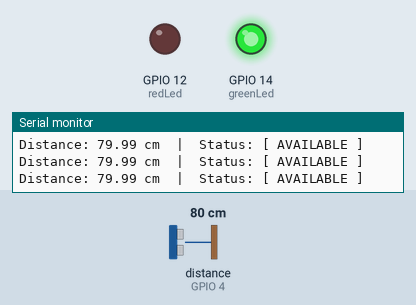
Bench run of a sketch on a simulated ESP8266 (NodeMCU). Parts: output pins drawn as LEDs (lit = HIGH), the last lines printed to the serial monitor. Wiring (inferred from the names in the program): ultrasonic range finder: trigger GPIO 5; echo GPIO 4. The test bench sets the inputs (shaded band); at power-on: distance to the obstacle (sensor on GPIO 4) 80 cm. The echo pulse lasts 58.3 µs per cm; WiFi joins after 1.5 s; servers stay silent unless stated; no MQTT or app messages arrive unless stated; pins used as bus, display or sensor lines are not drawn.

Above: at 3.2 s.
3.3 s: distance to the obstacle (sensor on GPIO 4) set to 23 cm
4.8 s: distance to the obstacle (sensor on GPIO 4) set to 19 cm
At 5.3 s:
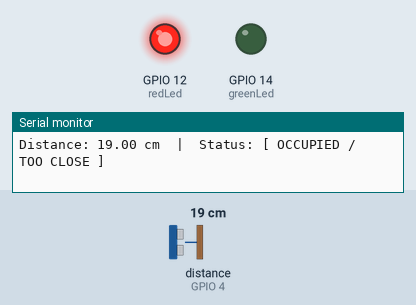
6.3 s: distance to the obstacle (sensor on GPIO 4) set to 35 cm
At 7.5 s:
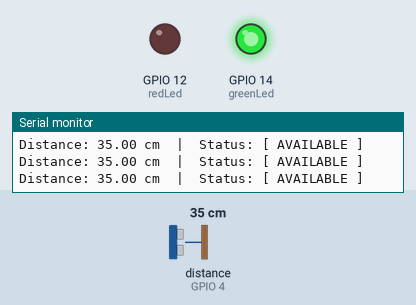
7.8 s: distance to the obstacle (sensor on GPIO 4) set to 2 cm
At 8.2 s:
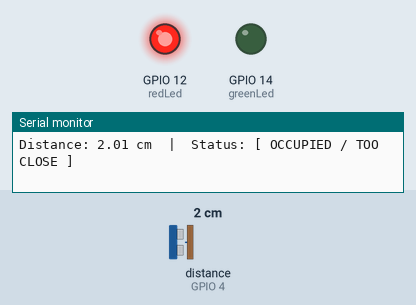
Timing chart, 0 to 10.3 s (numbered marks = the images above; inputs shaded):
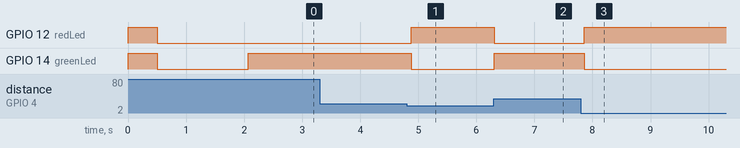

The sketch:

main.ino
```cpp
#include <ESP8266WiFi.h>
#include <PubSubClient.h>

// WiFi Configuration Setup
const char* ssid = "YOUR_WIFI_SSID";
const char* password = "YOUR_WIFI_PASSWORD";

// ThingsBoard Cloud MQTT Broker Configuration
const char* mqtt_server = "mqtt.eu.thingsboard.cloud"; // Alter server if using thingsboard.cloud global region
const char* token = "YOUR_THINGSBOARD_TOKEN";          // Device Access Token acting as MQTT credentials
const char* mqtt_topic = "v1/devices/me/telemetry";    // Strict ThingsBoard endpoint path

// Pin Definitions (Direct GPIO mapping indices)
const int trigPin = 5;   // D1 on NodeMCU
const int echoPin = 4;   // D2 on NodeMCU
const int greenLed = 14; // D5 on NodeMCU
const int redLed = 12;   // D6 on NodeMCU

// Parking Threshold (in centimeters)
const int PARKING_THRESHOLD = 20;

// Variables
long duration;
float distanceCm;
String currentStatus = "UNKNOWN";

// Non-blocking timer for ThingsBoard telemetry intervals (every 2.5 seconds)
unsigned long lastMqttPublish = 0;
const long publishInterval = 2500;

WiFiClient espClient;
PubSubClient client(espClient);

void setup_wifi() {
  delay(10);
  Serial.println();
  Serial.print("Connecting to network: ");
  Serial.println(ssid);

  WiFi.begin(ssid, password);
  while (WiFi.status() != WL_CONNECTED) {
    delay(500);
    Serial.print(".");
  }
  Serial.println("\nWiFi successfully connected!");
  Serial.print("IP Address: ");
  Serial.println(WiFi.localIP());
}

void reconnect() {
  while (!client.connected()) {
    Serial.print("Attempting MQTT connection to ThingsBoard Server...");

    // THINGSBOARD PROTOCOL REQUIREMENT: Token passes as username, password remains NULL
    if (client.connect(token, token, NULL)) {
      Serial.println(" successfully authenticated and connected!");
    } else {
      Serial.print(" authentication failed, rc=");
      Serial.print(client.state());
      Serial.println(" -> Retrying interface in 5 seconds...");
      delay(5000);
    }
  }
}

void setup() {
  // Initialize Serial Monitor for debugging
  Serial.begin(115200);
  Serial.println("\n--- Smart Ultrasonic Parking Assistant (ThingsBoard Configured) ---");

  // Define pin modes
  pinMode(trigPin, OUTPUT);
  pinMode(echoPin, INPUT); // Change to INPUT_PULLUP if bypassing resistors for raw diagnostics
  pinMode(greenLed, OUTPUT);
  pinMode(redLed, OUTPUT);

  // Flash LEDs once at startup to verify they work
  digitalWrite(greenLed, HIGH);
  digitalWrite(redLed, HIGH);
  delay(500);
  digitalWrite(greenLed, LOW);
  digitalWrite(redLed, LOW);

  // Network initialization
  setup_wifi();
  client.setServer(mqtt_server, 1883);
}

void loop() {
  // Ensure we maintain a solid connection to the ThingsBoard broker
  if (!client.connected()) {
    reconnect();
  }
  client.loop();

  // 1. Trigger the sensor to send a sound wave
  digitalWrite(trigPin, LOW);
  delayMicroseconds(2);
  digitalWrite(trigPin, HIGH);
  delayMicroseconds(10);
  digitalWrite(trigPin, LOW);

  // 2. Read the echo pulse duration (in microseconds)
  duration = pulseIn(echoPin, HIGH);

  // 3. Calculate distance in centimeters
  distanceCm = (duration * 0.0343) / 2;

  // Check for sensor reading errors
  if (duration == 0 || distanceCm > 400) {
    Serial.println("Error: No pulse received. Check sensor wiring.");
    currentStatus = "ERROR";

    // Blink both LEDs rapidly to indicate a physical hardware error
    digitalWrite(greenLed, HIGH);
    digitalWrite(redLed, HIGH);
    delay(100);
    digitalWrite(greenLed, LOW);
    digitalWrite(redLed, LOW);
    delay(100);
    return;
  }

  // 4. Print results to Serial Monitor locally
  Serial.print("Distance: ");
  Serial.print(distanceCm);
  Serial.print(" cm  |  Status: ");

  // 5. LED Control Logic
  if (distanceCm < PARKING_THRESHOLD) {
    // Something is too close! Turn on Red, turn off Green
    digitalWrite(redLed, HIGH);
    digitalWrite(greenLed, LOW);
    Serial.println("[ OCCUPIED / TOO CLOSE ]");
    currentStatus = "OCCUPIED";
  } else {
    // Space is clear! Turn on Green, turn off Red
    digitalWrite(greenLed, HIGH);
    digitalWrite(redLed, LOW);
    Serial.println("[ AVAILABLE ]");
    currentStatus = "AVAILABLE";
  }

  // 6. Non-blocking ThingsBoard Telemetry Data Transmission
  unsigned long currentMillis = millis();
  if (currentMillis - lastMqttPublish >= publishInterval) {
    lastMqttPublish = currentMillis;

    // Create a strict JSON data payload matching ThingsBoard attributes schema
    String payload = "{";
    payload += "\"distance\";";
    payload += String(distanceCm, 1);
    payload += ",";
    payload += "\"status\":\"";
    payload += currentStatus;
    payload += "\"";
    payload += "}";

    // Publish telemetry payload to cloud broker endpoint
    if (client.publish(mqtt_topic, payload.c_str())) {
      Serial.print(">> ThingsBoard Telemetry Streamed: ");
      Serial.println(payload);
    } else {
      Serial.println(">> ThingsBoard transmission packet dropped.");
    }
  }

  // Small delay for raw sensor polling stability
  delay(100);
}
```

Measured:
- the behaviour switches between 21 and 20 cm on distance to the obstacle (sensor on GPIO 4) (found by bisection; images 0 and 1)
- after the input at 4.8 s, GPIO 12 (redLed): LOW → HIGH after 0.08 s; GPIO 14 (greenLed): HIGH → LOW after 0.08 s
- after the input at 6.3 s, GPIO 12 (redLed): HIGH → LOW at once; GPIO 14 (greenLed): LOW → HIGH at once
- after the input at 7.8 s, GPIO 12 (redLed): LOW → HIGH after 0.06 s; GPIO 14 (greenLed): HIGH → LOW after 0.06 s
